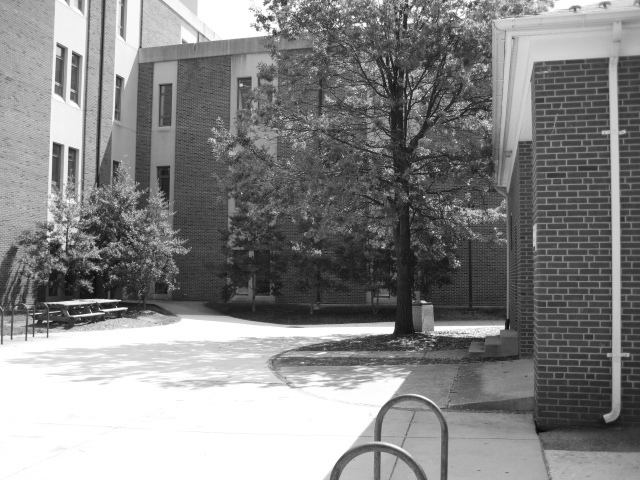
#> input picture negative/UMD_008.jpg, 640 x 480 px; its folder holds only this picture in this run; the run also reads 1 picture not shown here
$ python objectdemarcation.py
#> lines starting #> are read from the running program, lines starting #| are printed output that depends on the picture
import cv2
import numpy
import os

pt_list = []
roiselected = False

def roi_sel(event, x, y, flags, param):
    global pt_list, roiselected
    if event == cv2.EVENT_LBUTTONDOWN:
        pt_list = [(x,y)]
        roiselected = True
    elif event == cv2.EVENT_LBUTTONUP:
        pt_list.append((x,y))
        print(pt_list)
        roiselected = False
        cv2.rectangle(img, pt_list[0], pt_list[1], (0,255,255), thickness=2)
        cv2.imshow(f'Object Demarcation ({counter} out of {len(os.listdir(folder))-2})', img)

counter = 1
for folder in ['negative', 'positive']:
    for filename in os.listdir(folder):
        print(filename)
        try:
            if folder=='negative':
                img = cv2.imread(folder + '/' + filename, cv2.IMREAD_COLOR)
#> img is the input picture: shape (480, 640, 3); min 4, max 255, mean 133.4
                resizedn_img = cv2.resize(img, (200,200))
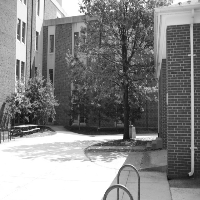
#> resizedn_img: shape (200, 200, 3); min 8, max 255, mean 133.4
                cv2.imwrite(folder + '/resized' + filename, resizedn_img)
                line = folder + '/resized/' + filename + '\n'
                with open('negative/resized/bg.txt', 'a') as f:
                    f.write(line)
            elif folder=='positive':
                img = cv2.imread((folder + '/' + filename), cv2.IMREAD_COLOR)
                print(type(img))
                clone = img.copy()
                print(type(clone))
                cv2.namedWindow(f'Object Demarcation ({counter} out of {len(os.listdir(folder))-2})')
                cv2.setMouseCallback(f'Object Demarcation ({counter} out of {len(os.listdir(folder))-2})', roi_sel)
                while True:
                    cv2.imshow(f'Object Demarcation ({counter} out of {len(os.listdir(folder))-2})', img)
                    key = cv2.waitKey(1) & 0xFF
                    if key == ord('r'):
                        img = clone.copy()
                        pt_list.pop()
                    elif key == ord('l'):
                        if(len(pt_list)==2):
                            counter+=1
                            break
                        elif(len(pt_list)==1):
                            img = clone.copy()
                temp_img = clone[pt_list[0][1]:pt_list[1][1], pt_list[0][0]:pt_list[1][0]]
                line = folder + '/resized/' + filename+ f' 1 {pt_list[0][1]} {pt_list[0][1]} {pt_list[1][0]} {pt_list[1][1]}' +'\n'
                resizedp_img = cv2.resize(temp_img, (100,100))
                cv2.imwrite(folder + '/resized/' + filename, resizedp_img)
                pt_list.clear()
                with open('positive/positive.txt', 'a') as f:
                    f.write(line)
                cv2.destroyAllWindows()
        except Exception as e:
            print(str(e))
